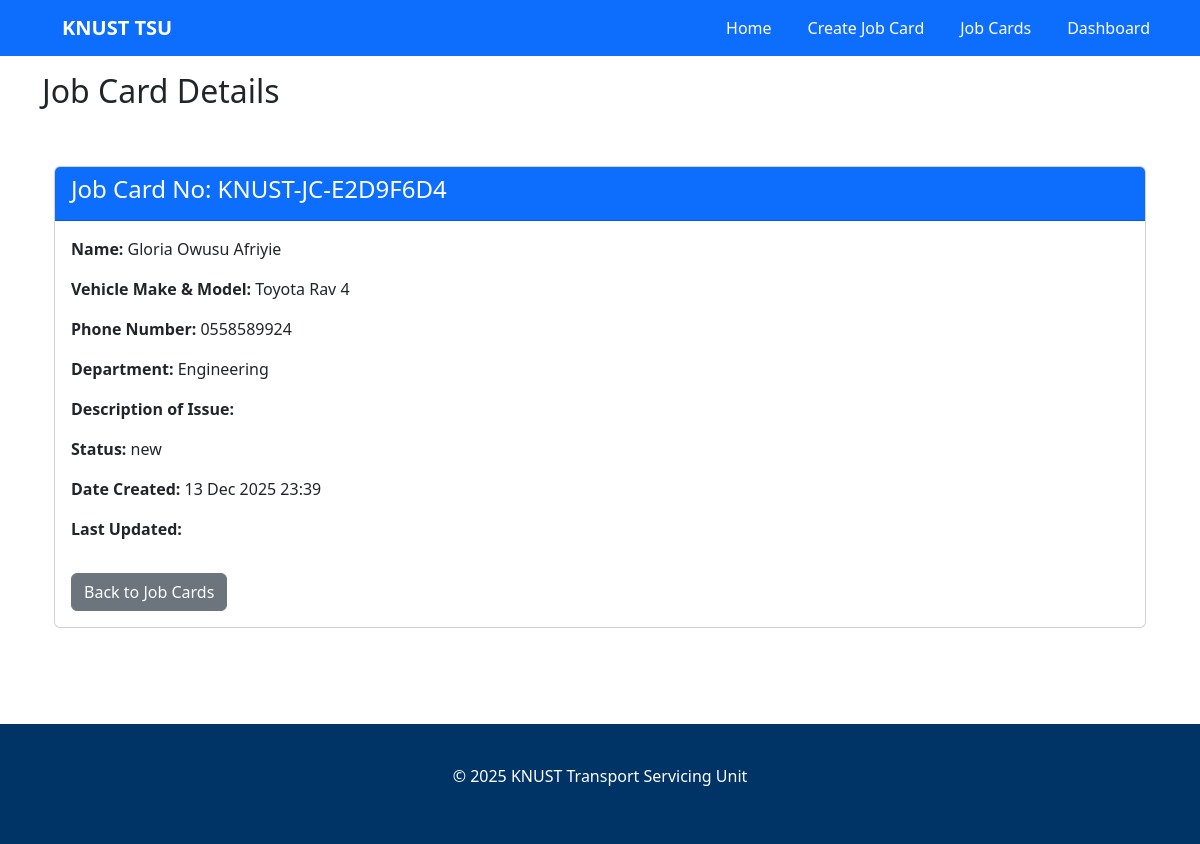
Screenshot of /jobcards/detail/KNUST-JC-E2D9F6D4/ with the database file from the repository.
### jobcards/models.py (models this page shows, shortened)
class JobCard(models.Model):
    job_card_no = models.CharField(
        max_length=20,
        unique=True,
        editable=False
    )
    timestamp = models.DateTimeField(auto_now_add=True)
    full_name = models.CharField(max_length=150)
    department = models.CharField(max_length=150)
    phone_number = models.CharField(max_length=20)
    email_address = models.EmailField()
    vehicle_make_model = models.CharField(max_length=150)
    year = models.PositiveIntegerField()
    registration_number = models.CharField(max_length=50)
    mileage = models.PositiveIntegerField()
    vin_chassis_number = models.CharField(
        max_length=100,
        blank=True,
        null=True
    )
    service_description = models.TextField()
    serviced_recently = models.BooleanField(default=False)
    preferred_service_date = models.DateField()
    additional_concerns = models.TextField(blank=True, null=True)
    confirmation = models.BooleanField(default=False)
    payment_status = models.CharField(
        max_length=20,
        choices=[
            ('pending', 'Pending'),
            ('paid', 'Paid'),
            ('failed', 'Failed'),
        ],
        default='pending'
    )
    payment_reference = models.CharField(max_length=100, blank=True, null=True)
    amount = models.DecimalField(max_digits=10, decimal_places=2, blank=True, null=True)
    STATUS_CHOICES = [
        ('new', 'New'),
        ('scheduled', 'Scheduled'),
        ('in_progress', 'In Progress'),
        ('completed', 'Completed'),
        ('cancelled', 'Cancelled'),
    ]
    status = models.CharField(
        max_length=20,
        choices=STATUS_CHOICES,
        default='new'
    )

### jobcards/views.py (the view)
# urls.py: path('detail/<str:job_card_no>/', views.job_card_detail, name='job_card_detail'),
def job_card_detail(request, job_card_no):
    job_card = get_object_or_404(JobCard, job_card_no=job_card_no)
    return render(
        request,
        'jobcards/job_card_detail.html',
        {'job_card': job_card}
    )

### templates/jobcards/job_card_detail.html (shortened to what this page needs)
{% extends 'jobcards/base.html' %}
{% block content %}
<h2>Job Card Details</h2>
    <link href="https://cdn.jsdelivr.net/npm/bootstrap@5.3.2/dist/css/bootstrap.min.css" rel="stylesheet">
</head>
<body>
<div class="container py-5">
    <div class="card">
        <div class="card-header bg-primary text-white">
            <h4>Job Card No: {{ job_card.job_card_no }}</h4>
        </div>
        <div class="card-body">
            <p><strong>Name:</strong> {{ job_card.full_name }}</p>
            <p><strong>Vehicle Make & Model:</strong> {{ job_card.vehicle_make_model }}</p>
            <p><strong>Phone Number:</strong> {{ job_card.phone_number }}</p>
            <p><strong>Department:</strong> {{ job_card.department }}</p>
            <p><strong>Description of Issue:</strong> {{ job_card.description_of_issue }}</p>
            <p><strong>Status:</strong> {{ job_card.status }}</p>
            <p><strong>Date Created:</strong> {{ job_card.timestamp|date:"d M Y H:i" }}</p>
            <p><strong>Last Updated:</strong> {{ job_card.updated_at|date:"d M Y H:i" }}</p>
            <a href="{% url 'job_card_list' %}" class="btn btn-secondary mt-3">Back to Job Cards</a>
        </div>
    </div>
</div>
</body>
{% endblock %}

### templates/frontend/css/style.css (style rules this page uses)
* { margin: 0; padding: 0; box-sizing: border-box; font-family: "Segoe UI", sans-serif; }
body { background: #f5f7fa; color: #333; }
.container { max-width: 1100px; margin: auto; padding: 0 20px; }
.btn { background: #ffcc00; color: black; padding: 10px 20px; display: inline-block; margin-top: 15px; text-decoration: none; border-radius: 5px; }

### rows the page displays
JobCard: job_card_no "KNUST-JC-E2D9F6D4", full_name "Gloria Owusu Afriyie", vehicle_make_model "Toyota Rav 4", phone_number "0558589924", department "Engineering", status "new", timestamp "13 Dec 2025 23:39"
